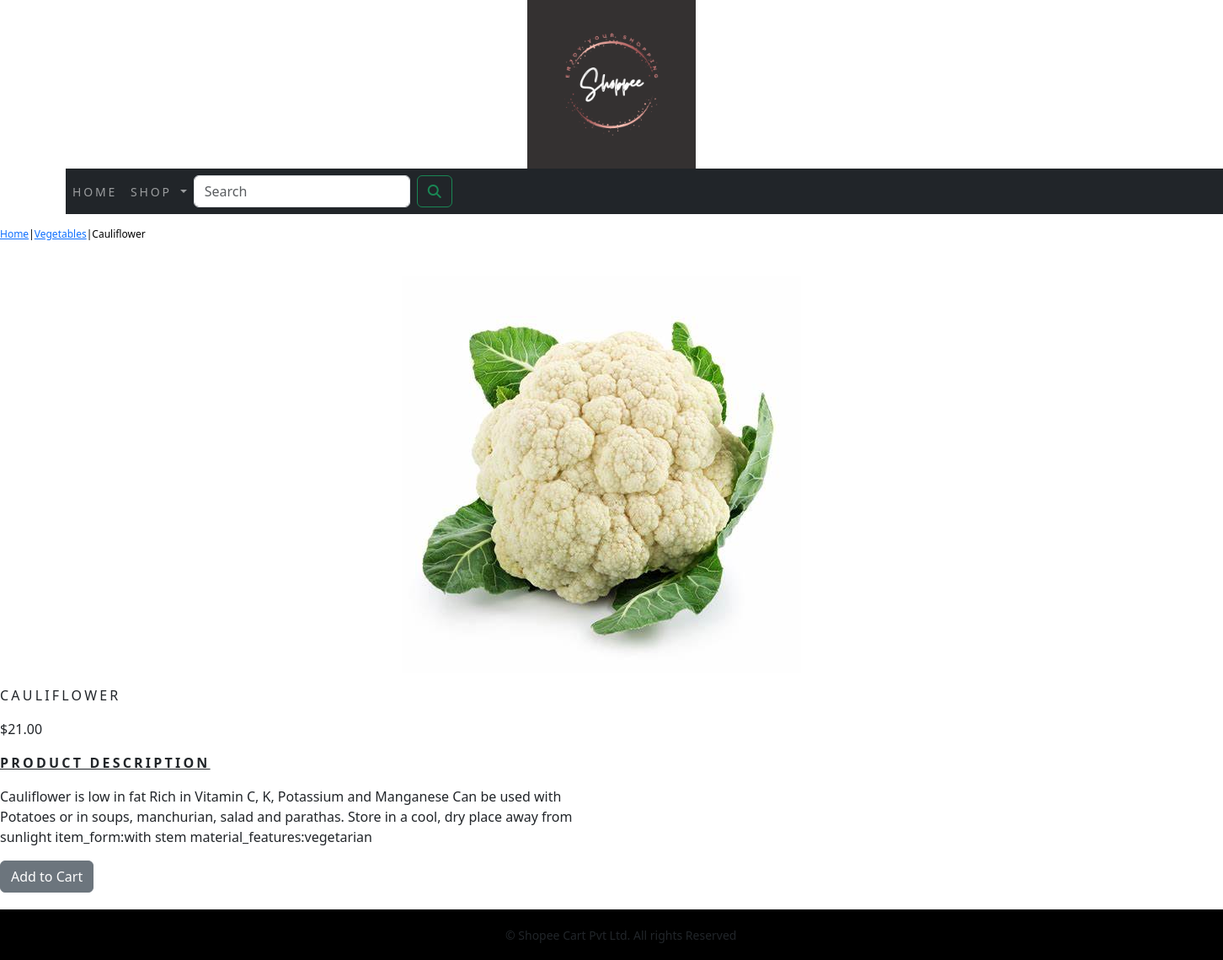
The page /shop/vegetables/cauliflower/ on the database its author committed.
### shoppingapp/models.py (models this page shows, shortened)
class Product(models.Model):
    name=models.CharField(max_length=250,unique=True)
    slug=models.SlugField(max_length=250,unique=True)
    description=models.TextField(blank=True)
    price=models.DecimalField(max_digits=10,decimal_places=2)
    category=models.ForeignKey(Category,on_delete=models.CASCADE)
    image=models.ImageField(upload_to='product',blank=True)
    stock=models.IntegerField()
    available=models.BooleanField(default=True)
    created=models.DateTimeField(auto_now_add=True)
    updated=models.DateTimeField(auto_now=True)
    class Meta:
        ordering= ('name', )
        verbose_name='product'
        verbose_name_plural='products'

class Category(models.Model):
    name=models.CharField(max_length=250,unique=True)
    slug=models.SlugField(max_length=250,unique=True)
    description=models.TextField(blank=True)
    image=models.ImageField(upload_to='category',blank=True)
    class Meta:
        ordering= ('name', )
        verbose_name='category'
        verbose_name_plural='categories'
    def get_url(self):
        return reverse('shoppingapp:products_by_category',args=[self.slug])
    def __str__(self):
        return '{}'.format(self.name)

### shoppingapp/views.py (the view)
# urls.py: path('<slug:c_slug>/<slug:product_slug>/',views.ProductDetail,name='ProductCatDetail')
def ProductDetail(request,c_slug,product_slug):
      try:
         product=Product.objects.get(category__slug=c_slug,slug=product_slug)
      except Exception as e:
         raise e
      return render(request,"product.html",{'product':product})

### cart/context_processors.py (called while the page is built)
def counter(request):
    item_count=0
    if 'admin' in request.path:
        return {}
    else:
        try:
            cart=Cart.objects.filter(cart_id=_cart_id(request))
            cart_items=CartItem.objects.all().filter(cart=cart[:1])
            for cart_item in cart_items:
                item_count += cart_item.quantity
        except Cart.DoesNotExist:
            item_count=0
    return dict(item_count=item_count)

### cart/views.py (called while the page is built)
def _cart_id(request):
    cart=request.session.session_key
    if not cart:
        cart=request.session.create()
    return cart

### shoppingapp/context_processors.py (called while the page is built)
def menu_links(request):
    links=Category.objects.all()
    return dict(links=links)

### templates/product.html (shortened to what this page needs)
{% extends 'base.html' %}
{% load static %}
{% block content %}
<div class="row my_product_row_class">
  <div class="mx_auto">
    <p><a href="{% url 'shoppingapp:AllProductCat' %}">Home</a>|<a href="{{product.category.get_url}}">{{product.category}}</a>|{{product.name}}</p>
  </div>
<div class="container"></div>
<br>
<div class="row">
  <div class="col-md-12 col-sm-12 col-md-2 col-lg-12 text-center">
    <div style="min-width:18rem;">
      <img src="{{product.image.url}}" alt="{{product.name}}">
    </div>
  </div>
  <div class="col-12 col-sm-12 col-md-12 col-lg-6">
      <div>
     <h1 class="my_product_title">{{product.name}}</h1>
     <p>${{product.price}}</p>
      <p class="my_title"><b><u>Product Description</u></b></p>
     <p class="text-justify my_product_text">{{product.description}}</p>
     {% if product.stock <= 0 %}
     <p class="text-justify my_product_text"><b>Out Of Stock</b></p>
     {% else %}
     <a class="btn btn-secondary" href="{% url 'cart:add_cart' product.id %}">Add to Cart</a>
     {% endif %}
  </div>
</div>
</div>
</div>
{% endblock %}

### static/css/custom.css (style rules this page uses)
body { font-family: 'Roboto', sans-serif; }
.my_title { font-size:16px; text-transform:uppercase; letter-spacing:.2em; }
.my_product_row_class { padding-top:15px; padding-bottom:20px; }
.my_product_row_class .mx_auto { color:#000; font-size:12px; text-decoration:none; }
.my_product_title { font-size:16px; text-transform:uppercase; letter-spacing:.2em; padding-top:15px; padding-bottom:10px; }
.my_product_text { padding-right:20px; }

### rows shown on the page
Product: category "Vegetables", name "Cauliflower", image (picture), name "CAULIFLOWER", price "21.00", description "Cauliflower is low in fat Rich in Vitamin C, K, Potassium and Manganese Can be used with Potatoes or in soups, manchurian, salad and parathas. Store in a cool, dry place away from sunlight item_form:with stem material_features:vegetarian"
